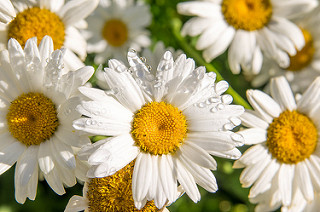
#> input picture Magisterka/image.jpg, 320 x 212 px
$ python generate_shift.py
#> lines starting #> are read from the running program, lines starting #| are printed output that depends on the picture
import cv2
import numpy as np
import matplotlib.pyplot as plt
from PIL import Image

# Step 1: Load the image
image = cv2.imread('image.jpg', cv2.IMREAD_GRAYSCALE)  # Convert to grayscale
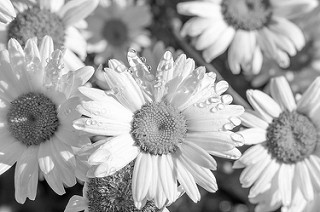
#> image: shape (212, 320); min 0, max 255, mean 164.8

plt.imshow(image, cmap = 'gray')
plt.show()


# Step 2: Shift using roll image

shifted_image_vertically = np.roll (image, shift = 0, axis = 0) # Shift x px vertically
shifted_image_horizontally = np.roll (shifted_image_vertically, shift = 100, axis = 1) # Shift x px horizontally
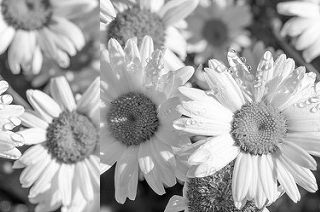
#> shifted_image_horizontally: shape (212, 320); min 0, max 255, mean 164.8


# step 3: Cropp image

height, width = np.shape(shifted_image_horizontally)
#> height = 212; width = 320

print (width)
#| 320
print (height)
#| 212

top = 0
bottom = height
#> bottom = 212
left = 100
right = width
#> right = 320


# Cropped image of above dimension
# (It will not change original image)


shifted_image_horizontally = Image.fromarray(shifted_image_horizontally.astype('uint8'))
cropped_image = shifted_image_horizontally.crop((left, top, right, bottom))
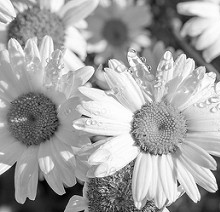
#> cropped_image: PIL image 220x212 L; min 0, max 255, mean 162.9

#Display the cropped image as a new file
cropped_image.show()
# Shows the image in image viewer

plt.show()


# step 4: show image


plt.imshow(shifted_image_horizontally, cmap = 'gray')
plt.show()


# [32 lines of commented-out code are left out]
'''
plt.figure(figsize=(12, 8))

# Original image
plt.subplot(2, 3, 1)
plt.title("Original Image")
plt.imshow(image, cmap='gray')
plt.axis('off')

# Original amplitude spectrum
plt.subplot(2, 3, 2)
plt.title("Original Amplitude Spectrum")
plt.imshow(np.log1p(amplitude_spectrum), cmap='gray')
plt.axis('off')

# Shifted amplitude spectrum
plt.subplot(2, 3, 3)
plt.title("Shifted Amplitude Spectrum")
plt.imshow(np.log1p(shifted_amplitude), cmap='gray')
plt.axis('off')

# Combined amplitude spectrum
plt.subplot(2, 3, 3)
plt.title("Combined Amplitude Spectrum")
plt.imshow(np.log1p(combined_amplitude), cmap='gray')
plt.axis('off')

# Combined amplitude spectrum
plt.subplot(2, 3, 4)
plt.title("Combined Amplitude 2 Spectrum")
plt.imshow(np.log1p(combined_amplitude2), cmap='gray')
plt.axis('off')

# Reconstructed image after inverse FFT
plt.subplot(2, 3, 5)
plt.title("Reconstructed Image")
plt.imshow(reconstructed_image, cmap='gray')
plt.axis('off')

# Reconstructed image after inverse FFT
plt.subplot(2, 3, 6)
plt.title("Reconstructed Image2")
plt.imshow(reconstructed_image2, cmap='gray')
plt.axis('off')

plt.tight_layout()
plt.show()'''
